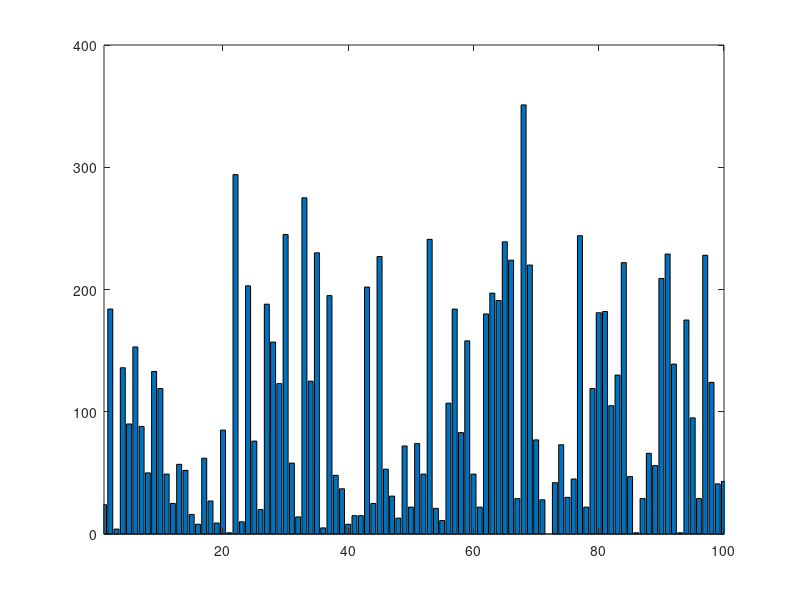
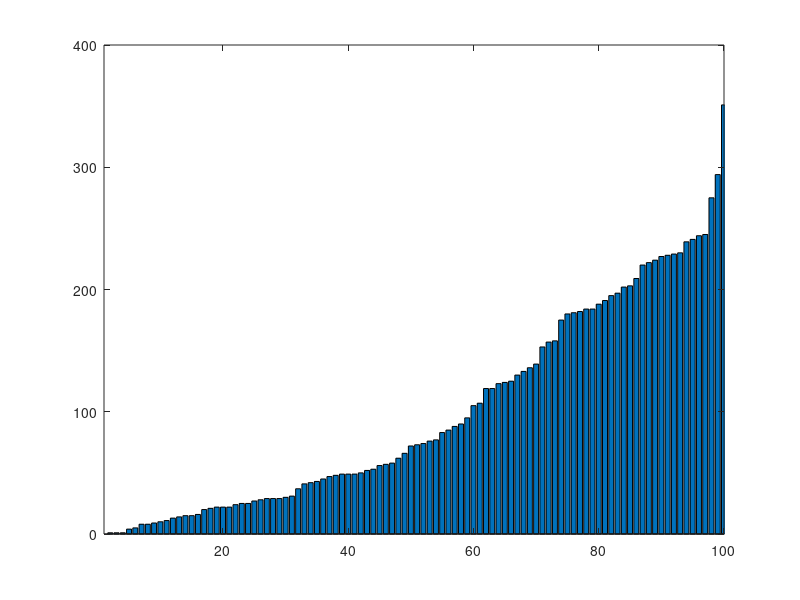
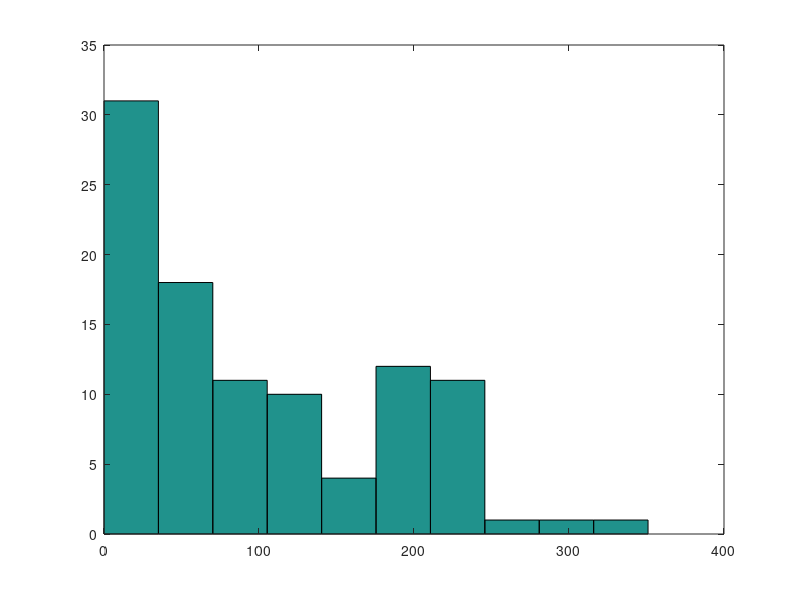

Write MATLAB code to recreate these figures, in order.
% Even with fairest rule, the redistribution prcess will induce large gap between the wealthy and poor.

numofpeople = 100; generations = 20000; totalproperty = 100; 
numofeffort = 0; % The number of people who pay more efforts than others

directions = [1:numofpeople,1:numofeffort];
peoples = totalproperty*ones(1,numofpeople);

for generation = 1:generations
    choice = randi(numofpeople+numofeffort,1,numofpeople);
    for i = 1:numofpeople
        if peoples(i) > 0
            peoples(directions(choice(i))) = peoples(directions(choice(i))) + 1;
            peoples(i) = peoples(i) - 1;
        end
    end
end

figure(1);
title('Property and players');
bar(peoples); xlim([1,100]);

figure(2);
title('Rich and poverty');
bar(sort(peoples)); xlim([1,100]);

figure(3);
title('Redistribution of property');
hist(peoples); 